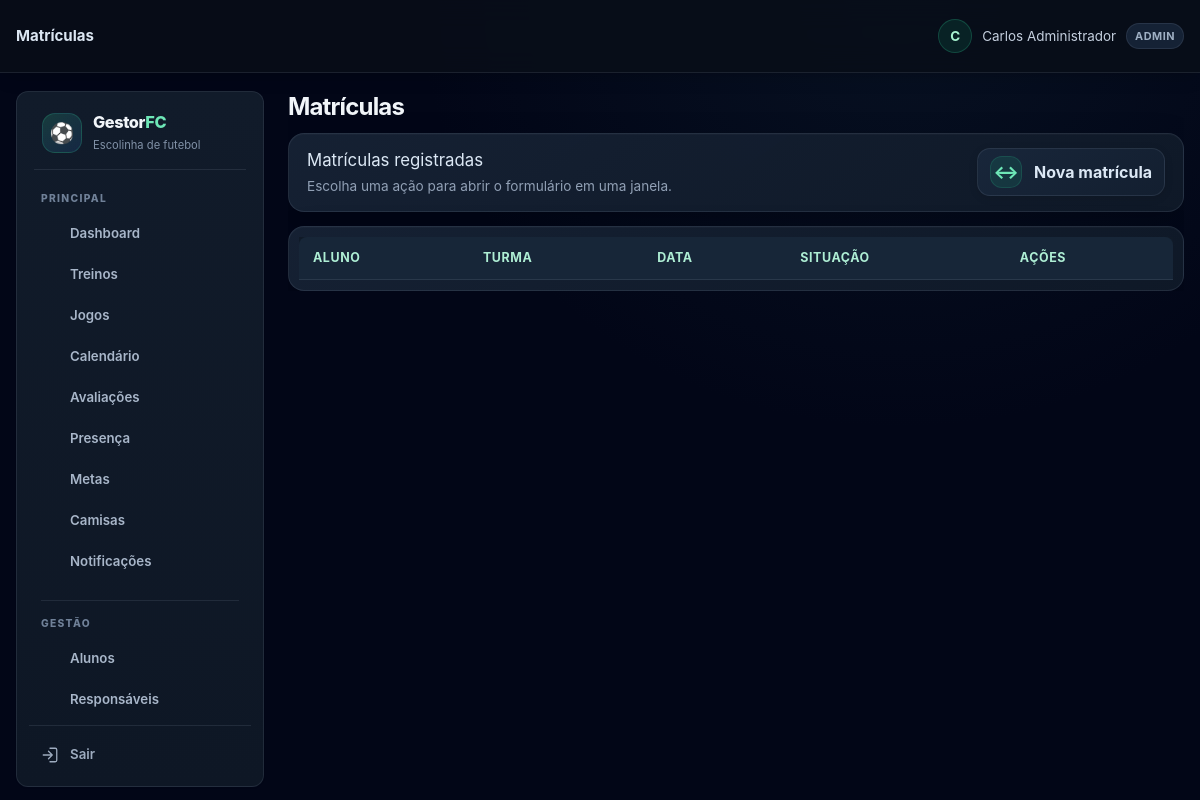
Before: /matriculas.php (signed in) with the older database file.
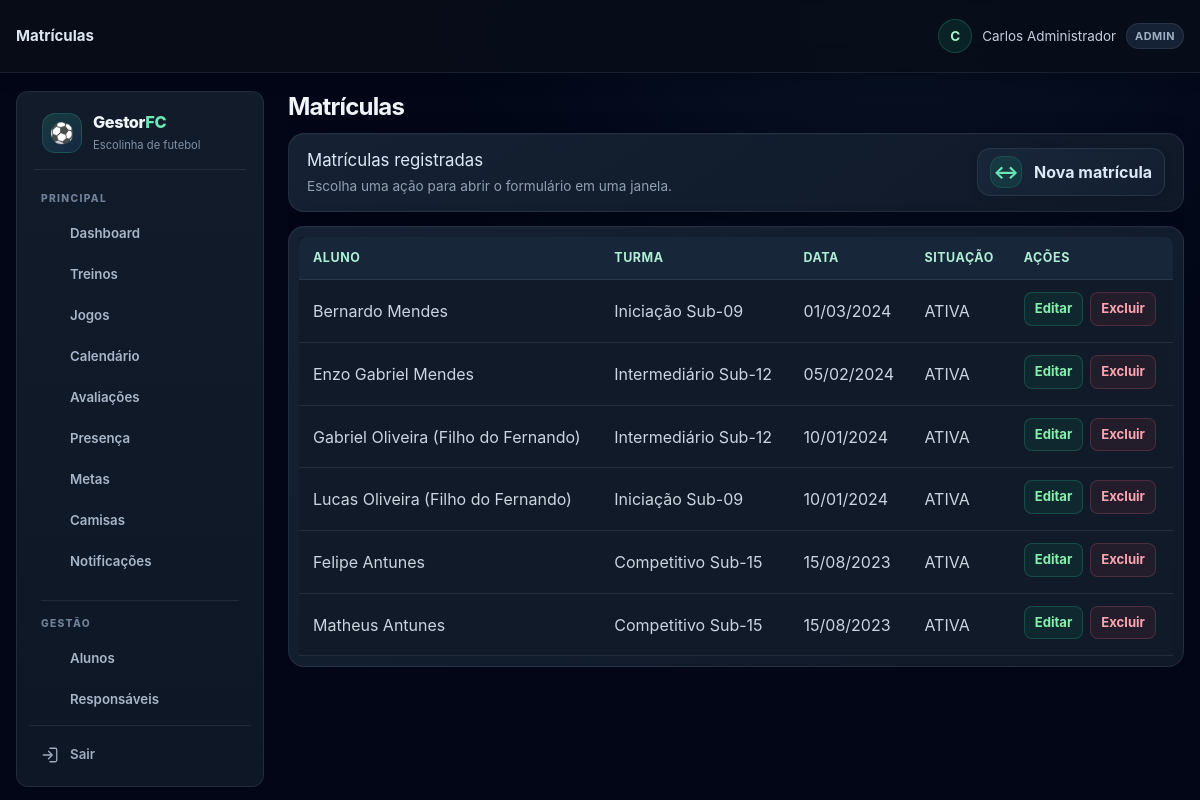
After: the same page with the newer database file.
### tables this page shows
CREATE TABLE TB_MATRICULA (
    COD_MATRICULA INT AUTO_INCREMENT PRIMARY KEY,
    COD_ALUNO INT NOT NULL,
    COD_TURMA INT NOT NULL,
    DATA_MATRICULA DATE NOT NULL,
    STATUS ENUM('ATIVA', 'ENCERRADA') NOT NULL DEFAULT 'ATIVA',
    CRIADO_EM TIMESTAMP DEFAULT CURRENT_TIMESTAMP,
    FOREIGN KEY (COD_ALUNO) REFERENCES TB_ALUNO(COD_ALUNO) ON DELETE CASCADE,
    FOREIGN KEY (COD_TURMA) REFERENCES TB_TURMA(COD_TURMA) ON DELETE CASCADE,
    UNIQUE (COD_ALUNO, COD_TURMA)
);

CREATE TABLE TB_ALUNO (
    COD_ALUNO INT AUTO_INCREMENT PRIMARY KEY,
    COD_ESCOLINHA INT NOT NULL,
    COD_RESPONSAVEL INT NOT NULL,
    NOME VARCHAR(100) NOT NULL,
    DATA_NASCIMENTO DATE NOT NULL,
    POSICAO VARCHAR(30) DEFAULT 'Meio-Campo',
    NUMERO_CAMISA INT NULL,
    STATUS ENUM('ATIVO', 'INATIVO', 'PENDENTE') DEFAULT 'ATIVO',
    DATA_MATRICULA DATE DEFAULT (CURRENT_DATE),
    OBSERVACOES_MEDICAS TEXT NULL,
    CRIADO_EM TIMESTAMP DEFAULT CURRENT_TIMESTAMP,
    FOREIGN KEY (COD_ESCOLINHA) REFERENCES TB_ESCOLINHA(COD_ESCOLINHA) ON DELETE CASCADE,
    FOREIGN KEY (COD_RESPONSAVEL) REFERENCES TB_RESPONSAVEL(COD_RESPONSAVEL) ON DELETE RESTRICT
);

CREATE TABLE TB_TURMA (
    COD_TURMA INT AUTO_INCREMENT PRIMARY KEY,
    COD_ESCOLINHA INT NOT NULL,
    COD_PROFESSOR INT NULL,
    NOME VARCHAR(50) NOT NULL,
    FAIXA_ETARIA VARCHAR(30) NOT NULL,
    DIAS_TREINO VARCHAR(100) NOT NULL,
    HORARIO VARCHAR(50) NOT NULL,
    CAPACIDADE INT DEFAULT 25,
    ATIVA TINYINT(1) DEFAULT 1,
    CRIADO_EM TIMESTAMP DEFAULT CURRENT_TIMESTAMP,
    FOREIGN KEY (COD_ESCOLINHA) REFERENCES TB_ESCOLINHA(COD_ESCOLINHA) ON DELETE CASCADE,
    FOREIGN KEY (COD_PROFESSOR) REFERENCES TB_USUARIO(COD_USUARIO) ON DELETE SET NULL
);

### includes/helpers.php (called while the page is built, shortened)
<?php
function e($value) {
    return htmlspecialchars((string) $value, ENT_QUOTES, 'UTF-8');
}
function hasRole($roles) {
    return in_array($_SESSION['user_role'] ?? '', $roles, true);
}

### matriculas.php (the view, shortened to what this page needs)
<?php
require_once __DIR__ . '/includes/layout.php'; require_once __DIR__ . '/config/database.php';
checkRole(['ADMIN', 'SECRETARIA']); $db = getDB(); $escolinha = currentEscolinhaId(); $edit = null;
$q=$db->prepare("SELECT COD_ALUNO,NOME FROM TB_ALUNO WHERE COD_ESCOLINHA=? AND STATUS='ATIVO' ORDER BY NOME");$q->execute([$escolinha]);$alunos=$q->fetchAll();$q=$db->prepare('SELECT COD_TURMA,NOME FROM TB_TURMA WHERE COD_ESCOLINHA=? AND ATIVA=1 ORDER BY NOME');$q->execute([$escolinha]);$turmas=$q->fetchAll();$q=$db->prepare('SELECT m.*,a.NOME AS ALUNO,t.NOME AS TURMA FROM TB_MATRICULA m JOIN TB_ALUNO a ON a.COD_ALUNO=m.COD_ALUNO JOIN TB_TURMA t ON t.COD_TURMA=m.COD_TURMA WHERE a.COD_ESCOLINHA=? ORDER BY m.STATUS,m.DATA_MATRICULA DESC');$q->execute([$escolinha]);$lista=$q->fetchAll();
pageStart('Matrículas');
?>
<section><div><table><thead><tr><th>Aluno</th><th>Turma</th><th>Data</th><th>Situação</th><th>Ações</th></tr></thead><tbody><?php foreach($lista as $m):?><tr><td><?=e($m['ALUNO'])?></td><td><?=e($m['TURMA'])?></td><td><?=e(date('d/m/Y',strtotime($m['DATA_MATRICULA'])))?></td><td><?=e($m['STATUS'])?></td><td><button type="button" class="acao-tabela" data-modal-url="matriculas.php?mini=1&amp;editar=<?=(int)$m['COD_MATRICULA']?>" data-modal-titulo="Editar matrícula">Editar</button><form method="post" onsubmit="return confirm('Remover esta matrícula?');"><input type="hidden" name="csrf_token" value="<?=e(csrfToken())?>"><input type="hidden" name="action" value="delete"><input type="hidden" name="id" value="<?=(int)$m['COD_MATRICULA']?>"><button>Excluir</button></form></td></tr><?php endforeach;?></tbody></table></div></section><?php pageEnd();?>

### includes/layout.php (shortened to what this page needs)
<?php
require_once __DIR__ . '/helpers.php';
function menuItem($url, $label, $icon, $roles, $activeUrls = [], $badge = null, $section = null) {
    if (!hasRole($roles)) {
        return;
    }
    $icons = [
        'dashboard' => '<rect x="3" y="3" width="8" height="8" rx="1.5"/><rect x="13" y="3" width="8" height="5" rx="1.5"/><rect x="13" y="10" width="8" height="11" rx="1.5"/><rect x="3" y="13" width="8" height="8" rx="1.5"/>',
        'profile' => '<circle cx="12" cy="8" r="3.5"/><path d="M5 20a7 7 0 0 1 14 0"/>',
        'training' => '<path d="M4 5h16v14H4z"/><path d="m10 9 5 3-5 3z"/>',
        'game' => '<path d="M7 7h10l3 10H4L7 7Z"/><path d="M9 11v4m-2-2h4m3-1h.01M16 14h.01"/>',
        'calendar' => '<rect x="3" y="5" width="18" height="16" rx="2"/><path d="M16 3v4M8 3v4M3 10h18"/>',
        'evaluation' => '<path d="M8 4h11v17H5V7z"/><path d="M8 4V3h7v1M8 11h7M8 15h7M8 18h4"/>',
        'growth' => '<path d="M4 19V5m0 14h17"/><path d="m7 15 4-4 3 2 6-7"/><path d="M16 6h4v4"/>',
        'presence' => '<path d="M20 7 10 17l-5-5"/><path d="M4 4h10"/>',
        'goal' => '<circle cx="12" cy="12" r="9"/><circle cx="12" cy="12" r="5"/><circle cx="12" cy="12" r="1"/>',
        'shirt' => '<path d="m8 4-5 3 2 5 3-1v9h8v-9l3 1 2-5-5-3a5 5 0 0 1-8 0Z"/>',
        'bell' => '<path d="M18 9a6 6 0 0 0-12 0c0 7-3 7-3 9h18c0-2-3-2-3-9M10 21h4"/>',
        'students' => '<path d="M16 21v-2a4 4 0 0 0-4-4H8a4 4 0 0 0-4 4v2"/><circle cx="10" cy="7" r="4"/><path d="M20 21v-2a4 4 0 0 0-3-3.87M16 3.13a4 4 0 0 1 0 7.75"/>',
        'users' => '<path d="M16 21v-2a4 4 0 0 0-4-4H8a4 4 0 0 0-4 4v2"/><circle cx="10" cy="7" r="4"/><path d="M20 8v6m3-3h-6"/>',
        'teams' => '<path d="m12 3 9 5-9 5-9-5 9-5Z"/><path d="m3 12 9 5 9-5M3 16l9 5 9-5"/>',
        'enrollments' => '<path d="M8 5h12M8 12h12M8 19h12M3 5h.01M3 12h.01M3 19h.01"/>',
        'settings' => '<circle cx="12" cy="12" r="3"/><path d="m19.4 15 .1.1 1.4 1.1-1.4 2.4-1.7-.6a8 8 0 0 1-1.5.9l-.3 1.8h-2.8l-.3-1.8a8 8 0 0 1-1.5-.9l-1.7.6-1.4-2.4 1.4-1.1a7 7 0 0 1 0-1.8l-1.4-1.1 1.4-2.4 1.7.6a8 8 0 0 1 1.5-.9l.3-1.8h2.8l.3 1.8a8 8 0 0 1 1.5.9l1.7-.6 1.4 2.4-1.4 1.1a7 7 0 0 1 0 1.8Z"/>',
        'logout' => '<path d="M10 17l5-5-5-5M15 12H3"/><path d="M12 3h7a2 2 0 0 1 2 2v14a2 2 0 0 1-2 2h-7"/>'
    ];
    $arquivo = basename($_SERVER['PHP_SELF']);
    $caminhoUrl = basename((string) parse_url($url, PHP_URL_PATH));
    $secaoAtual = $_GET['secao'] ?? null;
    $ativo = ($arquivo === $caminhoUrl && $secaoAtual === $section) || in_array($arquivo, $activeUrls, true);
    $classes = 'link-menu' . ($ativo ? ' ativo' : '');
    $ariaAtual = $ativo ? ' aria-current="page"' : '';
    $svg = '<svg class="icone-menu" viewBox="0 0 24 24" fill="none" stroke="currentColor" stroke-width="1.7" stroke-linecap="round" stroke-linejoin="round" aria-hidden="true">' . ($icons[$icon] ?? '') . '</svg>';
    $badgeHtml = $badge === null ? '' : '<span class="badge-notificacoes" aria-label="' . (int) $badge . ' notificações">' . (int) $badge . '</span>';
    echo '<a class="' . $classes . '" href="' . e($url) . '"' . $ariaAtual . '>' . $svg . '<span class="texto-menu">' . e($label) . '</span>' . $badgeHtml . '</a>';
}
function pageStart($title) {
        ?>
        <?php
    $paginas = [
        'Alunos' => 'pagina-alunos',
        'Responsáveis' => 'pagina-recursos pagina-responsaveis',
        'Turmas' => 'pagina-recursos pagina-turmas',
        'Matrículas' => 'pagina-recursos pagina-matriculas',
        'Aulas e chamada' => 'pagina-recursos pagina-aulas',
        'Usuários' => 'pagina-recursos pagina-usuarios'
    ];
    $classePagina = isset($paginas[$title]) ? ' ' . $paginas[$title] : '';
    $acoesRapidas = [
        'Responsáveis' => [['Novo responsável', '♧', 'responsaveis.php?mini=1']],
        'Turmas' => [['Nova turma', '⚽', 'turmas.php?mini=1']],
        'Matrículas' => [['Nova matrícula', '↔', 'matriculas.php?mini=1']],
        'Aulas e chamada' => [
            ['Nova aula', '▣', 'aulas.php?mini=1'],
            ['Fazer chamada', '✓', 'aulas.php?mini=1&chamadas=1']
        ],
        'Usuários' => [['Novo usuário', '☻', 'usuarios.php?mini=1']]
    ];
    $titulosRecursos = [
        'Responsáveis' => 'Responsáveis cadastrados',
        'Turmas' => 'Turmas cadastradas',
        'Matrículas' => 'Matrículas registradas',
        'Aulas e chamada' => 'Aulas registradas',
        'Usuários' => 'Usuários cadastrados'
    ];
    ?>
<!DOCTYPE html>
<html lang="pt-BR">
<head>
    <script src="https://cdn.tailwindcss.com"></script>
    <link rel="stylesheet" href="assets/css/style.css">
</head>
<body class="pagina-sistema<?= $classePagina ?> min-h-screen bg-slate-950 text-slate-100">
    <header class="cabecalho-sistema bg-slate-950 text-white shadow-lg">
        <div class="cabecalho-inner mx-auto flex w-full max-w-7xl items-center justify-between px-4 py-4">
            <span class="contexto-cabecalho"><?= e($title) ?></span>
            <p class="usuario-cabecalho"><span class="avatar-usuario" aria-hidden="true"><?= e(mb_strtoupper(mb_substr($_SESSION['username'], 0, 1, 'UTF-8'), 'UTF-8')) ?></span><span><?= e($_SESSION['username']) ?></span><span class="perfil-usuario"><?= e($_SESSION['user_role']) ?></span></p>
        </div>
    </header>
    <div class="estrutura-sistema mx-auto grid max-w-7xl gap-6 px-4 py-6 lg:grid-cols-[248px_minmax(0,1fr)]">
        <aside class="menu-lateral rounded-xl bg-slate-900 p-3 shadow-sm" id="menuLateral" aria-label="Navegação principal">
            <a class="marca-sidebar" href="index.php" aria-label="GestorFC, ir para o dashboard"><span class="logo-bola" aria-hidden="true">⚽</span><span><strong>Gestor<span>FC</span></strong><small>Escolinha de futebol</small></span></a>
            <nav class="navegacao-sidebar" aria-label="Menu principal">
                <p class="titulo-grupo-menu">PRINCIPAL</p>
                <?php menuItem('index.php', 'Dashboard', 'dashboard', ['ADMIN', 'SECRETARIA', 'PROFESSOR', 'RESPONSAVEL'], ['dashboard.php']); ?>
                <?php if (hasRole(['ADMIN', 'SECRETARIA'])): ?>
                    <p class="titulo-grupo-menu grupo-gestao">GESTÃO</p>
                <?php endif; ?>
                <?php if (hasRole(['ADMIN', 'SECRETARIA'])): ?>
                    <?php menuItem('alunos.php', 'Alunos', 'students', ['ADMIN', 'SECRETARIA'], ['alunos.php']); ?>
                    <?php menuItem('responsaveis.php', 'Responsáveis', 'users', ['ADMIN', 'SECRETARIA'], ['responsaveis.php']); ?>
                    <?php menuItem('turmas.php', 'Turmas', 'teams', ['ADMIN', 'SECRETARIA'], ['turmas.php']); ?>
                    <?php menuItem('matriculas.php', 'Matrículas', 'enrollments', ['ADMIN', 'SECRETARIA'], ['matriculas.php']); ?>
                <?php endif; ?>
            </nav>
            <div class="rodape-sidebar"><a class="link-menu link-sair" href="logout.php"><svg class="icone-menu" viewBox="0 0 24 24" fill="none" stroke="currentColor" stroke-width="1.7" stroke-linecap="round" stroke-linejoin="round" aria-hidden="true"><path d="M10 17l5-5-5-5M15 12H3"/><path d="M12 3h7a2 2 0 0 1 2 2v14a2 2 0 0 1-2 2h-7"/></svg><span class="texto-menu">Sair</span></a></div>
        </aside>
        <main class="conteudo-sistema min-w-0">
            <h1 class="mb-6 text-2xl font-bold text-emerald-950"><?= e($title) ?></h1>
            <?php if (isset($acoesRapidas[$title])): ?>
                <div class="barra-recursos">
                    <div><h2><?= e($titulosRecursos[$title]) ?></h2><p>Escolha uma ação para abrir o formulário em uma janela.</p></div>
                    <div class="botoes-recursos">
                        <?php foreach ($acoesRapidas[$title] as $acao): ?>
                            <button type="button" class="acao-rapida" data-modal-url="<?= e($acao[2]) ?>" data-modal-titulo="<?= e($acao[0]) ?>"><span><?= e($acao[1]) ?></span><?= e($acao[0]) ?></button>
                        <?php endforeach; ?>
                    </div>
                </div>
            <?php endif; ?>
    <?php
}
function pageEnd() {
    echo '</main></div></body></html>';
}

Changed rows visible on the page:
added tb_matricula: COD_ALUNO.NOME "Bernardo Mendes", COD_TURMA.NOME "Iniciação Sub-09", DATA_MATRICULA "01/03/2024", STATUS "ATIVA"
added tb_matricula: COD_ALUNO.NOME "Enzo Gabriel Mendes", COD_TURMA.NOME "Intermediário Sub-12", DATA_MATRICULA "05/02/2024", STATUS "ATIVA"
added tb_matricula: COD_ALUNO.NOME "Gabriel Oliveira (Filho do Fernando)", COD_TURMA.NOME "Intermediário Sub-12", DATA_MATRICULA "10/01/2024", STATUS "ATIVA"
added tb_matricula: COD_ALUNO.NOME "Lucas Oliveira (Filho do Fernando)", COD_TURMA.NOME "Iniciação Sub-09", DATA_MATRICULA "10/01/2024", STATUS "ATIVA"
added tb_matricula: COD_ALUNO.NOME "Felipe Antunes", COD_TURMA.NOME "Competitivo Sub-15", DATA_MATRICULA "15/08/2023", STATUS "ATIVA"
added tb_matricula: COD_ALUNO.NOME "Matheus Antunes", COD_TURMA.NOME "Competitivo Sub-15", DATA_MATRICULA "15/08/2023", STATUS "ATIVA"
